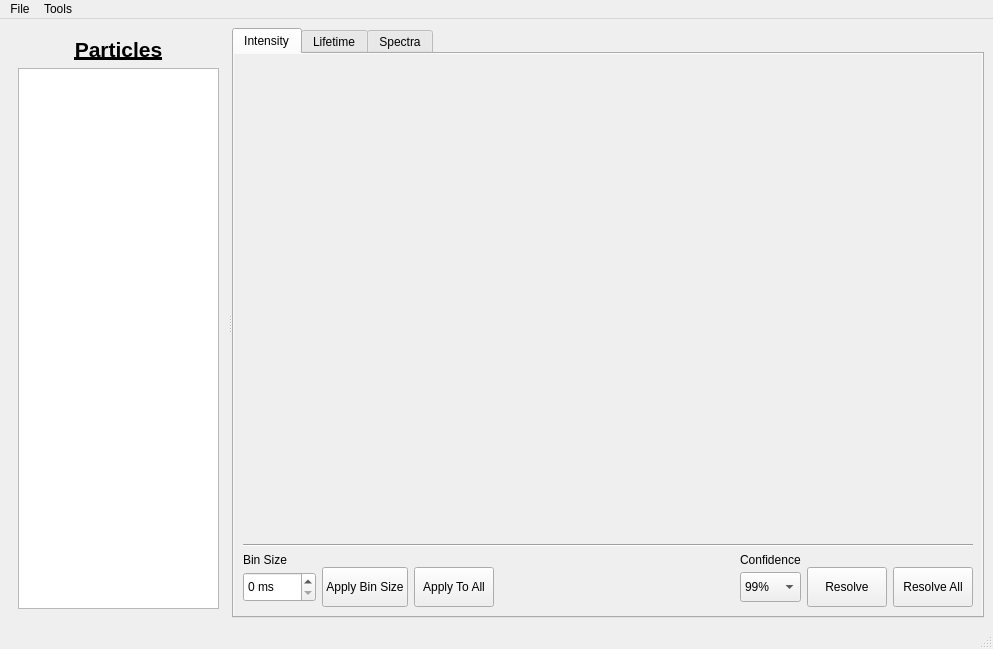
<?xml version="1.0" encoding="UTF-8"?>
<ui version="4.0">
 <author>Joshua Botha</author>
 <class>MainWindow</class>
 <widget class="QMainWindow" name="MainWindow">
  <property name="geometry">
   <rect>
    <x>0</x>
    <y>0</y>
    <width>993</width>
    <height>649</height>
   </rect>
  </property>
  <property name="windowTitle">
   <string>MainWindow</string>
  </property>
  <widget class="QWidget" name="centralwidget">
   <layout class="QHBoxLayout" name="horizontalLayout">
    <item>
     <widget class="QSplitter" name="splitter">
      <property name="orientation">
       <enum>Qt::Horizontal</enum>
      </property>
      <property name="opaqueResize">
       <bool>true</bool>
      </property>
      <property name="childrenCollapsible">
       <bool>true</bool>
      </property>
      <widget class="QFrame" name="frame">
       <property name="sizePolicy">
        <sizepolicy hsizetype="Preferred" vsizetype="Preferred">
         <horstretch>0</horstretch>
         <verstretch>0</verstretch>
        </sizepolicy>
       </property>
       <property name="minimumSize">
        <size>
         <width>150</width>
         <height>0</height>
        </size>
       </property>
       <property name="maximumSize">
        <size>
         <width>500</width>
         <height>16777215</height>
        </size>
       </property>
       <property name="frameShape">
        <enum>QFrame::NoFrame</enum>
       </property>
       <property name="frameShadow">
        <enum>QFrame::Plain</enum>
       </property>
       <property name="lineWidth">
        <number>0</number>
       </property>
       <layout class="QVBoxLayout" name="verticalLayout">
        <item>
         <widget class="QLabel" name="label">
          <property name="font">
           <font>
            <pointsize>16</pointsize>
            <weight>75</weight>
            <bold>true</bold>
            <underline>true</underline>
           </font>
          </property>
          <property name="text">
           <string>Particles</string>
          </property>
          <property name="alignment">
           <set>Qt::AlignCenter</set>
          </property>
         </widget>
        </item>
        <item>
         <widget class="QTreeView" name="treeViewParticles">
          <property name="sizePolicy">
           <sizepolicy hsizetype="Preferred" vsizetype="Expanding">
            <horstretch>0</horstretch>
            <verstretch>0</verstretch>
           </sizepolicy>
          </property>
          <property name="minimumSize">
           <size>
            <width>150</width>
            <height>0</height>
           </size>
          </property>
         </widget>
        </item>
       </layout>
      </widget>
      <widget class="QTabWidget" name="tabWidget">
       <property name="sizePolicy">
        <sizepolicy hsizetype="Expanding" vsizetype="Expanding">
         <horstretch>0</horstretch>
         <verstretch>0</verstretch>
        </sizepolicy>
       </property>
       <property name="autoFillBackground">
        <bool>true</bool>
       </property>
       <property name="tabPosition">
        <enum>QTabWidget::North</enum>
       </property>
       <property name="tabShape">
        <enum>QTabWidget::Rounded</enum>
       </property>
       <property name="currentIndex">
        <number>0</number>
       </property>
       <property name="iconSize">
        <size>
         <width>18</width>
         <height>18</height>
        </size>
       </property>
       <property name="elideMode">
        <enum>Qt::ElideLeft</enum>
       </property>
       <property name="usesScrollButtons">
        <bool>false</bool>
       </property>
       <property name="documentMode">
        <bool>false</bool>
       </property>
       <property name="tabsClosable">
        <bool>false</bool>
       </property>
       <property name="movable">
        <bool>false</bool>
       </property>
       <property name="tabBarAutoHide">
        <bool>false</bool>
       </property>
       <widget class="QWidget" name="tabIntensity">
        <property name="enabled">
         <bool>true</bool>
        </property>
        <property name="autoFillBackground">
         <bool>true</bool>
        </property>
        <attribute name="icon">
         <iconset>
          <normaloff>icons/007-idea-new.png</normaloff>icons/007-idea-new.png</iconset>
        </attribute>
        <attribute name="title">
         <string>Intensity</string>
        </attribute>
        <layout class="QGridLayout" name="gridLayout">
         <item row="0" column="0">
          <widget class="MplWidget" name="MW_Intensity" native="true">
           <property name="sizePolicy">
            <sizepolicy hsizetype="Expanding" vsizetype="Expanding">
             <horstretch>0</horstretch>
             <verstretch>0</verstretch>
            </sizepolicy>
           </property>
           <property name="minimumSize">
            <size>
             <width>682</width>
             <height>374</height>
            </size>
           </property>
          </widget>
         </item>
         <item row="1" column="0">
          <widget class="Line" name="line_2">
           <property name="sizePolicy">
            <sizepolicy hsizetype="Expanding" vsizetype="Fixed">
             <horstretch>0</horstretch>
             <verstretch>0</verstretch>
            </sizepolicy>
           </property>
           <property name="orientation">
            <enum>Qt::Horizontal</enum>
           </property>
          </widget>
         </item>
         <item row="2" column="0">
          <layout class="QHBoxLayout" name="horizontalLayout_2">
           <property name="spacing">
            <number>9</number>
           </property>
           <item>
            <layout class="QGridLayout" name="gridLayout_3">
             <property name="verticalSpacing">
              <number>0</number>
             </property>
             <item row="1" column="3">
              <spacer name="horizontalSpacer_5">
               <property name="orientation">
                <enum>Qt::Horizontal</enum>
               </property>
               <property name="sizeType">
                <enum>QSizePolicy::Expanding</enum>
               </property>
               <property name="sizeHint" stdset="0">
                <size>
                 <width>40</width>
                 <height>20</height>
                </size>
               </property>
              </spacer>
             </item>
             <item row="1" column="1">
              <widget class="QPushButton" name="btnApplyBin">
               <property name="sizePolicy">
                <sizepolicy hsizetype="Fixed" vsizetype="Fixed">
                 <horstretch>0</horstretch>
                 <verstretch>0</verstretch>
                </sizepolicy>
               </property>
               <property name="minimumSize">
                <size>
                 <width>0</width>
                 <height>40</height>
                </size>
               </property>
               <property name="text">
                <string>Apply Bin Size</string>
               </property>
               <property name="icon">
                <iconset>
                 <normaloff>icons/012-check-mark-new.png</normaloff>icons/012-check-mark-new.png</iconset>
               </property>
               <property name="iconSize">
                <size>
                 <width>20</width>
                 <height>20</height>
                </size>
               </property>
              </widget>
             </item>
             <item row="1" column="0">
              <widget class="QSpinBox" name="spbBinSize">
               <property name="sizePolicy">
                <sizepolicy hsizetype="Preferred" vsizetype="Fixed">
                 <horstretch>0</horstretch>
                 <verstretch>0</verstretch>
                </sizepolicy>
               </property>
               <property name="minimumSize">
                <size>
                 <width>60</width>
                 <height>30</height>
                </size>
               </property>
               <property name="suffix">
                <string> ms</string>
               </property>
               <property name="prefix">
                <string/>
               </property>
               <property name="maximum">
                <number>9999</number>
               </property>
              </widget>
             </item>
             <item row="1" column="4">
              <widget class="QComboBox" name="cmbConfIndex">
               <property name="sizePolicy">
                <sizepolicy hsizetype="Preferred" vsizetype="Fixed">
                 <horstretch>0</horstretch>
                 <verstretch>0</verstretch>
                </sizepolicy>
               </property>
               <property name="minimumSize">
                <size>
                 <width>0</width>
                 <height>30</height>
                </size>
               </property>
               <item>
                <property name="text">
                 <string>99%</string>
                </property>
               </item>
               <item>
                <property name="text">
                 <string>95%</string>
                </property>
               </item>
               <item>
                <property name="text">
                 <string>90%</string>
                </property>
               </item>
               <item>
                <property name="text">
                 <string>69%</string>
                </property>
               </item>
              </widget>
             </item>
             <item row="1" column="2">
              <widget class="QPushButton" name="btnApplyBinAll">
               <property name="sizePolicy">
                <sizepolicy hsizetype="Fixed" vsizetype="Fixed">
                 <horstretch>0</horstretch>
                 <verstretch>0</verstretch>
                </sizepolicy>
               </property>
               <property name="minimumSize">
                <size>
                 <width>0</width>
                 <height>40</height>
                </size>
               </property>
               <property name="text">
                <string>Apply To All</string>
               </property>
               <property name="icon">
                <iconset>
                 <normaloff>icons/012-check-mark-multi-new.png</normaloff>icons/012-check-mark-multi-new.png</iconset>
               </property>
               <property name="iconSize">
                <size>
                 <width>20</width>
                 <height>20</height>
                </size>
               </property>
              </widget>
             </item>
             <item row="0" column="0">
              <widget class="QLabel" name="label_2">
               <property name="font">
                <font>
                 <weight>50</weight>
                 <bold>false</bold>
                 <underline>false</underline>
                </font>
               </property>
               <property name="text">
                <string>Bin Size</string>
               </property>
               <property name="alignment">
                <set>Qt::AlignLeading|Qt::AlignLeft|Qt::AlignVCenter</set>
               </property>
              </widget>
             </item>
             <item row="1" column="5">
              <widget class="QPushButton" name="btnResolve">
               <property name="sizePolicy">
                <sizepolicy hsizetype="Fixed" vsizetype="Fixed">
                 <horstretch>0</horstretch>
                 <verstretch>0</verstretch>
                </sizepolicy>
               </property>
               <property name="minimumSize">
                <size>
                 <width>0</width>
                 <height>40</height>
                </size>
               </property>
               <property name="text">
                <string>Resolve</string>
               </property>
               <property name="icon">
                <iconset>
                 <normaloff>icons/013-management-new.png</normaloff>icons/013-management-new.png</iconset>
               </property>
               <property name="iconSize">
                <size>
                 <width>20</width>
                 <height>20</height>
                </size>
               </property>
              </widget>
             </item>
             <item row="1" column="6">
              <widget class="QPushButton" name="btnResolveAll">
               <property name="sizePolicy">
                <sizepolicy hsizetype="Fixed" vsizetype="Fixed">
                 <horstretch>0</horstretch>
                 <verstretch>0</verstretch>
                </sizepolicy>
               </property>
               <property name="minimumSize">
                <size>
                 <width>0</width>
                 <height>40</height>
                </size>
               </property>
               <property name="text">
                <string>Resolve All</string>
               </property>
               <property name="icon">
                <iconset>
                 <normaloff>icons/013-management-multi.png</normaloff>icons/013-management-multi.png</iconset>
               </property>
               <property name="iconSize">
                <size>
                 <width>20</width>
                 <height>20</height>
                </size>
               </property>
              </widget>
             </item>
             <item row="0" column="4">
              <widget class="QLabel" name="label_3">
               <property name="text">
                <string>Confidence</string>
               </property>
               <property name="alignment">
                <set>Qt::AlignLeading|Qt::AlignLeft|Qt::AlignVCenter</set>
               </property>
              </widget>
             </item>
            </layout>
           </item>
          </layout>
         </item>
        </layout>
       </widget>
       <widget class="QWidget" name="tabLifetime">
        <property name="autoFillBackground">
         <bool>true</bool>
        </property>
        <attribute name="icon">
         <iconset>
          <normaloff>icons/008-stopclock-new.png</normaloff>icons/008-stopclock-new.png</iconset>
        </attribute>
        <attribute name="title">
         <string>Lifetime</string>
        </attribute>
        <layout class="QGridLayout" name="gridLayout_2">
         <item row="2" column="0">
          <widget class="MplWidget" name="MW_Lifetime" native="true">
           <property name="sizePolicy">
            <sizepolicy hsizetype="Expanding" vsizetype="Preferred">
             <horstretch>0</horstretch>
             <verstretch>0</verstretch>
            </sizepolicy>
           </property>
           <property name="minimumSize">
            <size>
             <width>682</width>
             <height>266</height>
            </size>
           </property>
          </widget>
         </item>
         <item row="0" column="0">
          <layout class="QHBoxLayout" name="horizontalLayout_5">
           <item>
            <spacer name="horizontalSpacer_6">
             <property name="orientation">
              <enum>Qt::Horizontal</enum>
             </property>
             <property name="sizeType">
              <enum>QSizePolicy::Preferred</enum>
             </property>
             <property name="sizeHint" stdset="0">
              <size>
               <width>40</width>
               <height>20</height>
              </size>
             </property>
            </spacer>
           </item>
           <item>
            <widget class="QPushButton" name="btnPrevLevel">
             <property name="sizePolicy">
              <sizepolicy hsizetype="Fixed" vsizetype="Expanding">
               <horstretch>0</horstretch>
               <verstretch>0</verstretch>
              </sizepolicy>
             </property>
             <property name="minimumSize">
              <size>
               <width>0</width>
               <height>100</height>
              </size>
             </property>
             <property name="maximumSize">
              <size>
               <width>40</width>
               <height>200</height>
              </size>
             </property>
             <property name="text">
              <string/>
             </property>
             <property name="icon">
              <iconset>
               <normaloff>icons/002-arrowhead-thin-outline-to-the-left.png</normaloff>icons/002-arrowhead-thin-outline-to-the-left.png</iconset>
             </property>
             <property name="iconSize">
              <size>
               <width>25</width>
               <height>25</height>
              </size>
             </property>
            </widget>
           </item>
           <item>
            <widget class="MplWidget" name="MW_LifetimeInt" native="true">
             <property name="sizePolicy">
              <sizepolicy hsizetype="Expanding" vsizetype="Expanding">
               <horstretch>0</horstretch>
               <verstretch>0</verstretch>
              </sizepolicy>
             </property>
             <property name="minimumSize">
              <size>
               <width>638</width>
               <height>150</height>
              </size>
             </property>
             <property name="maximumSize">
              <size>
               <width>800</width>
               <height>250</height>
              </size>
             </property>
             <property name="cursor">
              <cursorShape>PointingHandCursor</cursorShape>
             </property>
            </widget>
           </item>
           <item>
            <widget class="QPushButton" name="btnNextLevel">
             <property name="sizePolicy">
              <sizepolicy hsizetype="Fixed" vsizetype="Expanding">
               <horstretch>0</horstretch>
               <verstretch>0</verstretch>
              </sizepolicy>
             </property>
             <property name="minimumSize">
              <size>
               <width>0</width>
               <height>100</height>
              </size>
             </property>
             <property name="maximumSize">
              <size>
               <width>40</width>
               <height>200</height>
              </size>
             </property>
             <property name="text">
              <string/>
             </property>
             <property name="icon">
              <iconset>
               <normaloff>icons/003-arrow-point-to-right.png</normaloff>icons/003-arrow-point-to-right.png</iconset>
             </property>
             <property name="iconSize">
              <size>
               <width>25</width>
               <height>25</height>
              </size>
             </property>
            </widget>
           </item>
           <item>
            <spacer name="horizontalSpacer_7">
             <property name="orientation">
              <enum>Qt::Horizontal</enum>
             </property>
             <property name="sizeType">
              <enum>QSizePolicy::Preferred</enum>
             </property>
             <property name="sizeHint" stdset="0">
              <size>
               <width>40</width>
               <height>20</height>
              </size>
             </property>
            </spacer>
           </item>
          </layout>
         </item>
         <item row="4" column="0">
          <layout class="QHBoxLayout" name="horizontalLayout_3">
           <item>
            <widget class="QPushButton" name="btnLoadIRF">
             <property name="sizePolicy">
              <sizepolicy hsizetype="Fixed" vsizetype="Fixed">
               <horstretch>0</horstretch>
               <verstretch>0</verstretch>
              </sizepolicy>
             </property>
             <property name="minimumSize">
              <size>
               <width>0</width>
               <height>40</height>
              </size>
             </property>
             <property name="text">
              <string>Load IRF</string>
             </property>
             <property name="icon">
              <iconset>
               <normaloff>icons/005-folder-new.png</normaloff>icons/005-folder-new.png</iconset>
             </property>
             <property name="iconSize">
              <size>
               <width>20</width>
               <height>20</height>
              </size>
             </property>
            </widget>
           </item>
           <item>
            <spacer name="horizontalSpacer">
             <property name="orientation">
              <enum>Qt::Horizontal</enum>
             </property>
             <property name="sizeType">
              <enum>QSizePolicy::Fixed</enum>
             </property>
             <property name="sizeHint" stdset="0">
              <size>
               <width>35</width>
               <height>20</height>
              </size>
             </property>
            </spacer>
           </item>
           <item>
            <widget class="QPushButton" name="btnFitParameters">
             <property name="sizePolicy">
              <sizepolicy hsizetype="Fixed" vsizetype="Fixed">
               <horstretch>0</horstretch>
               <verstretch>0</verstretch>
              </sizepolicy>
             </property>
             <property name="minimumSize">
              <size>
               <width>0</width>
               <height>40</height>
              </size>
             </property>
             <property name="text">
              <string>Fitting Parameters</string>
             </property>
             <property name="icon">
              <iconset>
               <normaloff>icons/015-settings-new.png</normaloff>icons/015-settings-new.png</iconset>
             </property>
             <property name="iconSize">
              <size>
               <width>20</width>
               <height>20</height>
              </size>
             </property>
            </widget>
           </item>
           <item>
            <spacer name="horizontalSpacer_2">
             <property name="orientation">
              <enum>Qt::Horizontal</enum>
             </property>
             <property name="sizeType">
              <enum>QSizePolicy::Expanding</enum>
             </property>
             <property name="sizeHint" stdset="0">
              <size>
               <width>40</width>
               <height>20</height>
              </size>
             </property>
            </spacer>
           </item>
           <item>
            <widget class="QPushButton" name="btnFit">
             <property name="sizePolicy">
              <sizepolicy hsizetype="Fixed" vsizetype="Fixed">
               <horstretch>0</horstretch>
               <verstretch>0</verstretch>
              </sizepolicy>
             </property>
             <property name="minimumSize">
              <size>
               <width>0</width>
               <height>40</height>
              </size>
             </property>
             <property name="text">
              <string>Fit Current</string>
             </property>
             <property name="icon">
              <iconset>
               <normaloff>icons/016-compass-new.png</normaloff>icons/016-compass-new.png</iconset>
             </property>
             <property name="iconSize">
              <size>
               <width>20</width>
               <height>20</height>
              </size>
             </property>
            </widget>
           </item>
           <item>
            <widget class="QPushButton" name="btnFitSelected">
             <property name="sizePolicy">
              <sizepolicy hsizetype="Fixed" vsizetype="Fixed">
               <horstretch>0</horstretch>
               <verstretch>0</verstretch>
              </sizepolicy>
             </property>
             <property name="minimumSize">
              <size>
               <width>0</width>
               <height>40</height>
              </size>
             </property>
             <property name="text">
              <string>Fit Selected</string>
             </property>
             <property name="icon">
              <iconset>
               <normaloff>icons/016-compass-select-new.png</normaloff>icons/016-compass-select-new.png</iconset>
             </property>
             <property name="iconSize">
              <size>
               <width>20</width>
               <height>20</height>
              </size>
             </property>
            </widget>
           </item>
           <item>
            <widget class="QPushButton" name="btnFitAll">
             <property name="sizePolicy">
              <sizepolicy hsizetype="Fixed" vsizetype="Fixed">
               <horstretch>0</horstretch>
               <verstretch>0</verstretch>
              </sizepolicy>
             </property>
             <property name="minimumSize">
              <size>
               <width>0</width>
               <height>40</height>
              </size>
             </property>
             <property name="text">
              <string>Fit All</string>
             </property>
             <property name="icon">
              <iconset>
               <normaloff>icons/016-compass-multi.png</normaloff>icons/016-compass-multi.png</iconset>
             </property>
             <property name="iconSize">
              <size>
               <width>20</width>
               <height>20</height>
              </size>
             </property>
            </widget>
           </item>
          </layout>
         </item>
         <item row="1" column="0">
          <widget class="Line" name="line">
           <property name="sizePolicy">
            <sizepolicy hsizetype="Expanding" vsizetype="Fixed">
             <horstretch>0</horstretch>
             <verstretch>0</verstretch>
            </sizepolicy>
           </property>
           <property name="frameShadow">
            <enum>QFrame::Sunken</enum>
           </property>
           <property name="orientation">
            <enum>Qt::Horizontal</enum>
           </property>
          </widget>
         </item>
         <item row="3" column="0">
          <widget class="Line" name="line_3">
           <property name="sizePolicy">
            <sizepolicy hsizetype="Expanding" vsizetype="Fixed">
             <horstretch>0</horstretch>
             <verstretch>0</verstretch>
            </sizepolicy>
           </property>
           <property name="orientation">
            <enum>Qt::Horizontal</enum>
           </property>
          </widget>
         </item>
        </layout>
       </widget>
       <widget class="QWidget" name="tabSpectra">
        <property name="autoFillBackground">
         <bool>true</bool>
        </property>
        <attribute name="icon">
         <iconset>
          <normaloff>icons/010-refraction-new.png</normaloff>icons/010-refraction-new.png</iconset>
        </attribute>
        <attribute name="title">
         <string>Spectra</string>
        </attribute>
        <layout class="QGridLayout" name="gridLayout_7">
         <item row="0" column="0">
          <widget class="MplWidget" name="MW_Spectra" native="true">
           <property name="sizePolicy">
            <sizepolicy hsizetype="Expanding" vsizetype="Expanding">
             <horstretch>0</horstretch>
             <verstretch>0</verstretch>
            </sizepolicy>
           </property>
           <property name="minimumSize">
            <size>
             <width>682</width>
             <height>374</height>
            </size>
           </property>
          </widget>
         </item>
         <item row="2" column="0">
          <layout class="QHBoxLayout" name="horizontalLayout_4">
           <item>
            <spacer name="horizontalSpacer_3">
             <property name="orientation">
              <enum>Qt::Horizontal</enum>
             </property>
             <property name="sizeHint" stdset="0">
              <size>
               <width>40</width>
               <height>20</height>
              </size>
             </property>
            </spacer>
           </item>
           <item>
            <widget class="QPushButton" name="btnSubBackground">
             <property name="sizePolicy">
              <sizepolicy hsizetype="Fixed" vsizetype="Fixed">
               <horstretch>0</horstretch>
               <verstretch>0</verstretch>
              </sizepolicy>
             </property>
             <property name="minimumSize">
              <size>
               <width>0</width>
               <height>40</height>
              </size>
             </property>
             <property name="text">
              <string>Subtract Backgound</string>
             </property>
             <property name="icon">
              <iconset>
               <normaloff>icons/018-subtracting-button-new.png</normaloff>icons/018-subtracting-button-new.png</iconset>
             </property>
             <property name="iconSize">
              <size>
               <width>25</width>
               <height>25</height>
              </size>
             </property>
            </widget>
           </item>
           <item>
            <spacer name="horizontalSpacer_4">
             <property name="orientation">
              <enum>Qt::Horizontal</enum>
             </property>
             <property name="sizeHint" stdset="0">
              <size>
               <width>40</width>
               <height>20</height>
              </size>
             </property>
            </spacer>
           </item>
          </layout>
         </item>
         <item row="1" column="0">
          <widget class="Line" name="line_4">
           <property name="sizePolicy">
            <sizepolicy hsizetype="Expanding" vsizetype="Fixed">
             <horstretch>0</horstretch>
             <verstretch>0</verstretch>
            </sizepolicy>
           </property>
           <property name="orientation">
            <enum>Qt::Horizontal</enum>
           </property>
          </widget>
         </item>
        </layout>
       </widget>
      </widget>
     </widget>
    </item>
   </layout>
  </widget>
  <widget class="QMenuBar" name="menubar">
   <property name="geometry">
    <rect>
     <x>0</x>
     <y>0</y>
     <width>993</width>
     <height>22</height>
    </rect>
   </property>
   <widget class="QMenu" name="menuFile">
    <property name="title">
     <string>File</string>
    </property>
    <widget class="QMenu" name="menuOpen">
     <property name="title">
      <string>Open...</string>
     </property>
     <addaction name="actionOpen_h5"/>
     <addaction name="actionOpen_pt3"/>
    </widget>
    <addaction name="menuOpen"/>
   </widget>
   <widget class="QMenu" name="menuTools">
    <property name="title">
     <string>Tools</string>
    </property>
    <widget class="QMenu" name="menuIntensity">
     <property name="title">
      <string>Intensity</string>
     </property>
     <addaction name="actionTrim_Dead_Traces"/>
    </widget>
    <addaction name="menuIntensity"/>
    <addaction name="actionReset_Analysis"/>
   </widget>
   <addaction name="menuFile"/>
   <addaction name="menuTools"/>
  </widget>
  <widget class="QStatusBar" name="statusbar"/>
  <action name="actionOpen_h5">
   <property name="icon">
    <iconset>
     <normaloff>icons/001-new-file-new.png</normaloff>icons/001-new-file-new.png</iconset>
   </property>
   <property name="text">
    <string>HDF5 (*.h5)</string>
   </property>
  </action>
  <action name="actionOpen_pt3">
   <property name="icon">
    <iconset>
     <normaloff>icons/004-open-archive-new.png</normaloff>icons/004-open-archive-new.png</iconset>
   </property>
   <property name="text">
    <string>PT3 Folder (*.pt3)</string>
   </property>
  </action>
  <action name="actionTrim_Dead_Traces">
   <property name="checkable">
    <bool>true</bool>
   </property>
   <property name="icon">
    <iconset>
     <normaloff>icons/020-cutting-with-a-scissor-on-broken-line-new.png</normaloff>icons/020-cutting-with-a-scissor-on-broken-line-new.png</iconset>
   </property>
   <property name="text">
    <string>Trim Dead Traces</string>
   </property>
  </action>
  <action name="actionReset_Analysis">
   <property name="text">
    <string>Reset Analysis</string>
   </property>
  </action>
 </widget>
 <layoutdefault spacing="6" margin="9"/>
 <customwidgets>
  <customwidget>
   <class>MplWidget</class>
   <extends>QWidget</extends>
   <header>mplwidget.h</header>
   <container>1</container>
  </customwidget>
 </customwidgets>
 <tabstops>
  <tabstop>tabWidget</tabstop>
  <tabstop>spbBinSize</tabstop>
  <tabstop>btnApplyBin</tabstop>
  <tabstop>btnApplyBinAll</tabstop>
  <tabstop>cmbConfIndex</tabstop>
  <tabstop>btnResolve</tabstop>
  <tabstop>btnResolveAll</tabstop>
  <tabstop>btnLoadIRF</tabstop>
  <tabstop>btnFitParameters</tabstop>
  <tabstop>btnFit</tabstop>
  <tabstop>btnFitSelected</tabstop>
  <tabstop>btnFitAll</tabstop>
  <tabstop>btnSubBackground</tabstop>
  <tabstop>btnPrevLevel</tabstop>
  <tabstop>treeViewParticles</tabstop>
  <tabstop>btnNextLevel</tabstop>
 </tabstops>
 <resources/>
 <connections/>
</ui>
